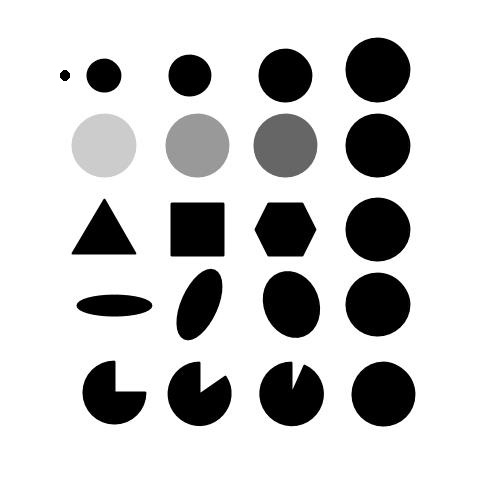
//> input picture RunawayTrain/_Reference/blob.jpg, 480 x 480 px, given in place of the camera
$ ./ColorExtract   (built with g++ and OpenCV 4)
//> lines starting //> are read from the running program, lines starting //| are printed output that depends on the picture; after the words box and inside, x2 and y2 are one past the last pixel; in counts of white or black regions, pixels touching at a corner belong together
#include <opencv2/core.hpp>
#include <opencv2/imgproc.hpp>
#include <opencv2/videoio.hpp>
#include <opencv2/highgui.hpp>
#include <iostream>

using namespace cv;
using namespace std;


int threshold1 = 30;

Vec3b lower_blue1, upper_blue1, lower_blue2, upper_blue2, lower_blue3, upper_blue3;
Mat img_color;

void mouse_callback(int event, int x, int y, int flags, void* param)
{
	if (event == EVENT_LBUTTONDOWN)
	{
		Vec3b color_pixel = img_color.at<Vec3b>(y, x);

		Mat bgr_color = Mat(1, 1, CV_8UC3, color_pixel);


		Mat hsv_color;
		cvtColor(bgr_color, hsv_color, COLOR_BGR2HSV);

		int hue = hsv_color.at<Vec3b>(0, 0)[0];
		int saturation = hsv_color.at<Vec3b>(0, 0)[1];
		int value = hsv_color.at<Vec3b>(0, 0)[2];

		cout << "hue = " << hue << endl;
		cout << "saturation = " << saturation << endl;
		cout << "value = " << value << endl;


		if (hue < 10)
		{
			cout << "case 1" << endl;
			lower_blue1 = Vec3b(hue - 10 + 180, threshold1, threshold1);
			upper_blue1 = Vec3b(180, 255, 255);
			lower_blue2 = Vec3b(0, threshold1, threshold1);
			upper_blue2 = Vec3b(hue, 255, 255);
			lower_blue3 = Vec3b(hue, threshold1, threshold1);
			upper_blue3 = Vec3b(hue + 10, 255, 255);
		}
		else if (hue > 170)
		{
			cout << "case 2" << endl;
			lower_blue1 = Vec3b(hue, threshold1, threshold1);
			upper_blue1 = Vec3b(180, 255, 255);
			lower_blue2 = Vec3b(0, threshold1, threshold1);
			upper_blue2 = Vec3b(hue + 10 - 180, 255, 255);
			lower_blue3 = Vec3b(hue - 10, threshold1, threshold1);
			upper_blue3 = Vec3b(hue, 255, 255);
		}
		else
		{
			cout << "case 3" << endl;
			lower_blue1 = Vec3b(hue, threshold1, threshold1);
			upper_blue1 = Vec3b(hue + 10, 255, 255);
			lower_blue2 = Vec3b(hue - 10, threshold1, threshold1);
			upper_blue2 = Vec3b(hue, 255, 255);
			lower_blue3 = Vec3b(hue - 10, threshold1, threshold1);
			upper_blue3 = Vec3b(hue, 255, 255);
		}

		cout << "hue = " << hue << endl;
		cout << "#1 = " << lower_blue1 << "~" << upper_blue1 << endl;
		cout << "#2 = " << lower_blue2 << "~" << upper_blue2 << endl;
		cout << "#3 = " << lower_blue3 << "~" << upper_blue3 << endl;
	}
}


int main()
{
	namedWindow("img_color");
	setMouseCallback("img_color", mouse_callback);


	Mat img_hsv;

	VideoCapture cap(0);
	if (!cap.isOpened()) {

		cout << "카메라를 열 수 없습니다." << endl;
		return -1;
	}


	while (1)
	{
		cap.read(img_color);
//> img_color is the input picture: 480 rows x 480 cols, CV_8UC3; min 0, max 255, mean 202.9

		cvtColor(img_color, img_hsv, COLOR_BGR2HSV);
//> img_hsv: 480 rows x 480 cols, CV_8UC3; mean H, S, V 0, 0, 202.9

		Mat img_mask1, img_mask2, img_mask3, img_mask;
		inRange(img_hsv, lower_blue1, upper_blue1, img_mask1);
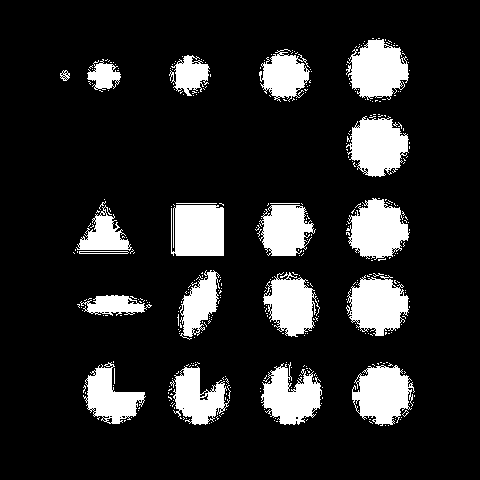
//> img_mask1: 480 rows x 480 cols, CV_8UC1; 14.7% white; 392 white regions (371 under 20 px), largest, box (x1, y1, x2, y2) and area: (346, 39, 409, 100) 2585, (346, 198, 410, 260) 2573, (171, 205, 224, 256) 2573
		inRange(img_hsv, lower_blue2, upper_blue2, img_mask2);
		inRange(img_hsv, lower_blue3, upper_blue3, img_mask3);
		img_mask = img_mask1 | img_mask2 | img_mask3;


		Mat img_result;
		bitwise_and(img_color, img_color, img_result, img_mask);
//> img_result: 480 rows x 480 cols, CV_8UC3; every value is 0

		imshow("img_color", img_color);
		imshow("img_mask", img_mask);
		imshow("img_result", img_result);

		if (waitKey(1) > 0)
//> the left mouse button is pressed and released at (240, 240)
//> in mouse_callback, `Vec3b color_pixel = img_color.at<Vec3b>(y, x);`: color_pixel = [255, 255, 255]
//> in mouse_callback, `Mat bgr_color = Mat(1, 1, CV_8UC3, color_pixel);`: bgr_color = [[255, 255, 255]]
//> in mouse_callback, `cvtColor(bgr_color, hsv_color, COLOR_BGR2HSV);`: hsv_color = [[0, 0, 255]]
//> in mouse_callback, `int hue = hsv_color.at<Vec3b>(0, 0)[0];`: hue = 0
//> in mouse_callback, `int value = hsv_color.at<Vec3b>(0, 0)[2];`: value = 255
//| hue = 0
//| saturation = 0
//| value = 255
//> in mouse_callback, `lower_blue1 = Vec3b(hue - 10 + 180, threshold1, threshold1);`: lower_blue1 = [170, 30, 30]
//> in mouse_callback, `upper_blue2 = Vec3b(hue, 255, 255);`: upper_blue2 = [0, 255, 255]
//> in mouse_callback, `lower_blue3 = Vec3b(hue, threshold1, threshold1);`: lower_blue3 = [0, 30, 30]
//> in mouse_callback, `upper_blue3 = Vec3b(hue + 10, 255, 255);`: upper_blue3 = [10, 255, 255]
//| hue = 0
//| #1 = [170, 30, 30]~[180, 255, 255]
//| #2 = [0, 30, 30]~[0, 255, 255]
//| #3 = [0, 30, 30]~[10, 255, 255]
//> `inRange(img_hsv, lower_blue1, upper_blue1, img_mask1);`: img_mask1: 480 rows x 480 cols, CV_8UC1; 14.67% of pixels changed, all inside (x1, y1, x2, y2) = (60, 38, 415, 426)
//> the Esc key is pressed
			break;
	}


	return 0;
}
